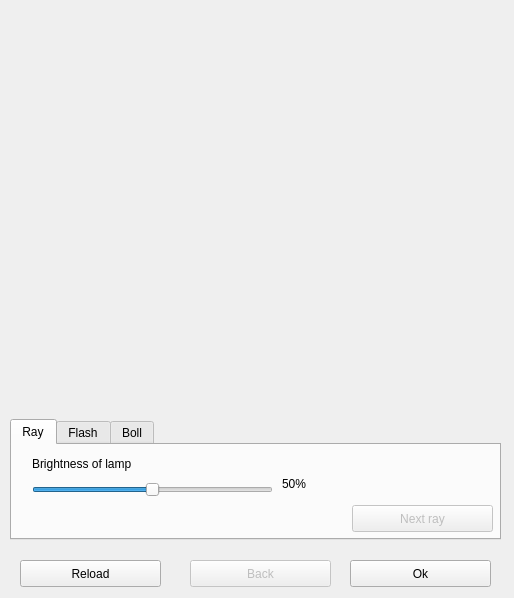
<?xml version="1.0" encoding="UTF-8"?>
<ui version="4.0">
 <class>lighter</class>
 <widget class="QDialog" name="lighter">
  <property name="geometry">
   <rect>
    <x>0</x>
    <y>0</y>
    <width>514</width>
    <height>598</height>
   </rect>
  </property>
  <property name="minimumSize">
   <size>
    <width>514</width>
    <height>598</height>
   </size>
  </property>
  <property name="maximumSize">
   <size>
    <width>514</width>
    <height>598</height>
   </size>
  </property>
  <property name="windowTitle">
   <string>light</string>
  </property>
  <property name="windowIcon">
   <iconset resource="res.qrc">
    <normaloff>:/new/prefix1/icon</normaloff>:/new/prefix1/icon</iconset>
  </property>
  <widget class="QTabWidget" name="tabWidget">
   <property name="geometry">
    <rect>
     <x>10</x>
     <y>419</y>
     <width>491</width>
     <height>121</height>
    </rect>
   </property>
   <property name="currentIndex">
    <number>0</number>
   </property>
   <widget class="QWidget" name="tab">
    <attribute name="title">
     <string>Ray</string>
    </attribute>
    <widget class="QPushButton" name="pushButton">
     <property name="enabled">
      <bool>false</bool>
     </property>
     <property name="geometry">
      <rect>
       <x>340</x>
       <y>60</y>
       <width>141</width>
       <height>27</height>
      </rect>
     </property>
     <property name="text">
      <string>Next ray</string>
     </property>
    </widget>
    <widget class="QSlider" name="horizontalSlider">
     <property name="geometry">
      <rect>
       <x>20</x>
       <y>30</y>
       <width>241</width>
       <height>29</height>
      </rect>
     </property>
     <property name="maximum">
      <number>255</number>
     </property>
     <property name="value">
      <number>128</number>
     </property>
     <property name="orientation">
      <enum>Qt::Horizontal</enum>
     </property>
    </widget>
    <widget class="QLabel" name="label">
     <property name="geometry">
      <rect>
       <x>20</x>
       <y>10</y>
       <width>271</width>
       <height>17</height>
      </rect>
     </property>
     <property name="text">
      <string>Brightness of lamp</string>
     </property>
    </widget>
    <widget class="QLabel" name="label_2">
     <property name="geometry">
      <rect>
       <x>270</x>
       <y>30</y>
       <width>41</width>
       <height>17</height>
      </rect>
     </property>
     <property name="text">
      <string>50%</string>
     </property>
    </widget>
   </widget>
   <widget class="QWidget" name="tab_2">
    <attribute name="title">
     <string>Flash</string>
    </attribute>
    <widget class="QSlider" name="horizontalSlider_2">
     <property name="geometry">
      <rect>
       <x>10</x>
       <y>20</y>
       <width>231</width>
       <height>29</height>
      </rect>
     </property>
     <property name="maximum">
      <number>255</number>
     </property>
     <property name="value">
      <number>128</number>
     </property>
     <property name="orientation">
      <enum>Qt::Horizontal</enum>
     </property>
    </widget>
    <widget class="QLabel" name="label_3">
     <property name="geometry">
      <rect>
       <x>15</x>
       <y>6</y>
       <width>121</width>
       <height>17</height>
      </rect>
     </property>
     <property name="text">
      <string>Power</string>
     </property>
    </widget>
    <widget class="QLabel" name="label_4">
     <property name="geometry">
      <rect>
       <x>260</x>
       <y>20</y>
       <width>41</width>
       <height>17</height>
      </rect>
     </property>
     <property name="text">
      <string>50 %</string>
     </property>
    </widget>
    <widget class="QLabel" name="label_5">
     <property name="geometry">
      <rect>
       <x>15</x>
       <y>46</y>
       <width>121</width>
       <height>17</height>
      </rect>
     </property>
     <property name="text">
      <string>Length</string>
     </property>
    </widget>
    <widget class="QLabel" name="label_6">
     <property name="geometry">
      <rect>
       <x>260</x>
       <y>60</y>
       <width>41</width>
       <height>17</height>
      </rect>
     </property>
     <property name="text">
      <string>50 %</string>
     </property>
    </widget>
    <widget class="QSlider" name="horizontalSlider_3">
     <property name="geometry">
      <rect>
       <x>10</x>
       <y>60</y>
       <width>231</width>
       <height>29</height>
      </rect>
     </property>
     <property name="maximum">
      <number>255</number>
     </property>
     <property name="value">
      <number>128</number>
     </property>
     <property name="orientation">
      <enum>Qt::Horizontal</enum>
     </property>
    </widget>
    <widget class="QPushButton" name="pushButton_5">
     <property name="enabled">
      <bool>false</bool>
     </property>
     <property name="geometry">
      <rect>
       <x>340</x>
       <y>60</y>
       <width>141</width>
       <height>27</height>
      </rect>
     </property>
     <property name="text">
      <string>Next flash</string>
     </property>
    </widget>
   </widget>
   <widget class="QWidget" name="tab_3">
    <attribute name="title">
     <string>Boll</string>
    </attribute>
    <widget class="QSlider" name="horizontalSlider_4">
     <property name="geometry">
      <rect>
       <x>10</x>
       <y>20</y>
       <width>231</width>
       <height>29</height>
      </rect>
     </property>
     <property name="maximum">
      <number>255</number>
     </property>
     <property name="value">
      <number>128</number>
     </property>
     <property name="orientation">
      <enum>Qt::Horizontal</enum>
     </property>
    </widget>
    <widget class="QSlider" name="horizontalSlider_5">
     <property name="geometry">
      <rect>
       <x>10</x>
       <y>60</y>
       <width>231</width>
       <height>29</height>
      </rect>
     </property>
     <property name="maximum">
      <number>255</number>
     </property>
     <property name="value">
      <number>128</number>
     </property>
     <property name="orientation">
      <enum>Qt::Horizontal</enum>
     </property>
    </widget>
    <widget class="QPushButton" name="pushButton_6">
     <property name="enabled">
      <bool>false</bool>
     </property>
     <property name="geometry">
      <rect>
       <x>340</x>
       <y>60</y>
       <width>141</width>
       <height>27</height>
      </rect>
     </property>
     <property name="text">
      <string>Next boll</string>
     </property>
    </widget>
    <widget class="QLabel" name="label_7">
     <property name="geometry">
      <rect>
       <x>10</x>
       <y>45</y>
       <width>101</width>
       <height>17</height>
      </rect>
     </property>
     <property name="text">
      <string>Radius</string>
     </property>
    </widget>
    <widget class="QLabel" name="label_8">
     <property name="geometry">
      <rect>
       <x>10</x>
       <y>5</y>
       <width>181</width>
       <height>17</height>
      </rect>
     </property>
     <property name="text">
      <string>Brightness of lamp</string>
     </property>
    </widget>
    <widget class="QLabel" name="label_9">
     <property name="geometry">
      <rect>
       <x>250</x>
       <y>20</y>
       <width>70</width>
       <height>17</height>
      </rect>
     </property>
     <property name="text">
      <string>50%</string>
     </property>
    </widget>
    <widget class="QLabel" name="label_10">
     <property name="geometry">
      <rect>
       <x>250</x>
       <y>60</y>
       <width>70</width>
       <height>17</height>
      </rect>
     </property>
     <property name="text">
      <string>128</string>
     </property>
    </widget>
   </widget>
  </widget>
  <widget class="QPushButton" name="pushButton_3">
   <property name="geometry">
    <rect>
     <x>350</x>
     <y>560</y>
     <width>141</width>
     <height>27</height>
    </rect>
   </property>
   <property name="text">
    <string>Ok</string>
   </property>
  </widget>
  <widget class="QPushButton" name="pushButton_4">
   <property name="geometry">
    <rect>
     <x>20</x>
     <y>560</y>
     <width>141</width>
     <height>27</height>
    </rect>
   </property>
   <property name="text">
    <string>Reload</string>
   </property>
  </widget>
  <widget class="QPushButton" name="pushButton_2">
   <property name="enabled">
    <bool>false</bool>
   </property>
   <property name="geometry">
    <rect>
     <x>190</x>
     <y>560</y>
     <width>141</width>
     <height>27</height>
    </rect>
   </property>
   <property name="text">
    <string>Back</string>
   </property>
  </widget>
 </widget>
 <resources>
  <include location="res.qrc"/>
 </resources>
 <connections/>
</ui>
